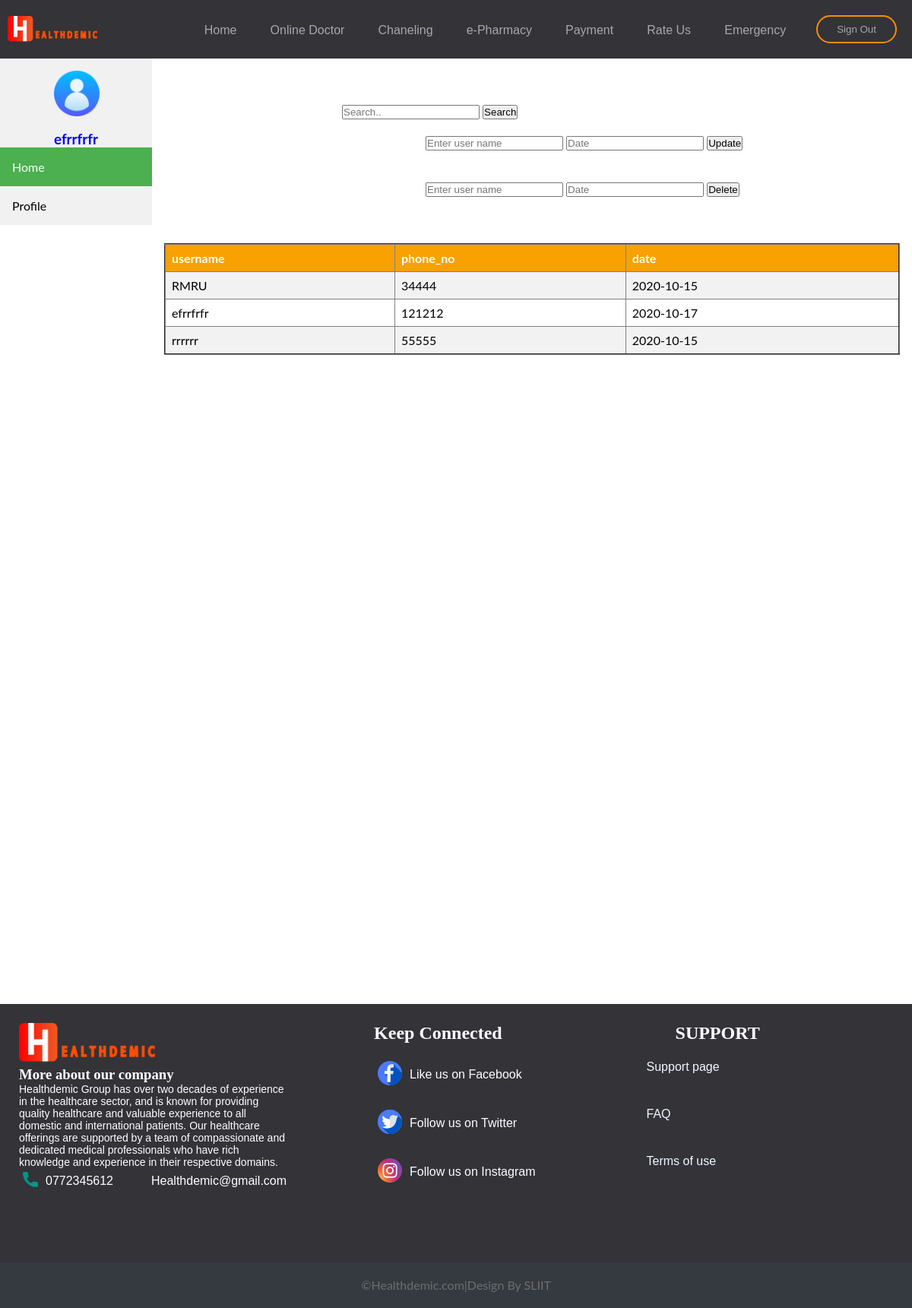
/Doctor.php (signed in), run on the app's committed database.
### tables this page shows
CREATE TABLE `appointment` (
  `doctorName` varchar(100) NOT NULL,
  `specialization` varchar(100) NOT NULL,
  `username` varchar(100) NOT NULL,
  `phone_no` int(10) NOT NULL,
  `date` date NOT NULL
);

### html/Doctor.php (the view, shortened to what this page needs)
<?php
include("config.php");
?>
<!DOCTYPE html>
<html lang="en">
<head>
<link rel="stylesheet" href="../css/Sidedashboard.css">
<link rel="stylesheet" href="../css/logged in.css">
<link rel="stylesheet" href="../css/tablestyles.css">
</head>
<body>
    <header>
        <img class="navBar_logo" src="../images/logo.png" alt="logo" style="width: 10%;">
        <nav >
            <ul class="nav_option" >
                <li style="font-family: 'Montserrat',sans-serif;"><a href="Home.php">Home</a></li>
                <li style="font-family: 'Montserrat',sans-serif;"><a href="#">Online Doctor</a></li>
                <li style="font-family: 'Montserrat',sans-serif;"><a href="Channeling.php">Chaneling</a></li>
                <li style="font-family: 'Montserrat',sans-serif;"><a href="e-Pharmacy.php">e-Pharmacy</a></li>
                <li style="font-family: 'Montserrat',sans-serif;"><a href="Payment.php">Payment</a></li>
                <li style="font-family: 'Montserrat',sans-serif;"><a href="Rate Us.php">Rate Us</a></li>
                <li style="font-family: 'Montserrat',sans-serif;"><a href="Emergency.php">Emergency</a></li>
            </ul>
        </nav>
        <a href="logout.php"><button style="font-family: 'Montserrat',sans-serif;"id="nav_button2">Sign Out</button></a>
    </header>
<div class="sidebar">
<a href="#"><img src="../images/userACC.png" style="width: 60px;height: 60px;margin-left: 10px;padding-left:45px;"></a><h3 style="color:blue;text-align:center;" ><?= $_SESSION['username']?></h3>
  <a class="active" href="Doctor.php">Home</a>
  <a href="DoctorProfile.php">Profile</a>
</div>
  <?php
    if(isset($_POST['search2']))
    {
        $searchKey =$_POST['search2'];
        $sql="SELECT *FROM appointment WHERE username LIKE '%$searchKey%'";
    }else{
        $sql="SELECT *FROM appointment";
        $searchKey ="";
    }
    $result=mysqli_query($config,$sql);
  ?>
<div class="search_box">
<form class="example" action="" method="POST" style="margin:auto;max-width:300px">
  <input type="text" placeholder="Search.." name="search2">
  <button type="submit" value="<?php echo $searchKey; ?>">Search</button>
</form>
<form method="POST" style="margin-left:500px;padding:20px;" action="DoctorUpdate.php">
<input placeholder="Enter user name" name="name">
<input placeholder="Date" name="Date">
<button type="submit" value="update" name="DocUPDATE">Update</button>
</form>
<form method="POST" style="margin-left:500px;padding:20px;" action="DoctorDelete.php">
<input placeholder="Enter user name" name="name">
<input placeholder="Date" name="Date">
<button type="submit" value="update" name="DocDelete">Delete</button>
</form>
</div>
<div class="content">
<table border="2">
        <tr>
        <th>username</th>
        <th>phone_no</th>
        <th>date</th>
        </tr>
            <?php
        while($res=mysqli_fetch_array($result)){
            echo '<tr>';
            echo '<td>'.$res['username'].'</td>';
            echo '<td>'.$res['phone_no'].'</td>';
            echo '<td>'.$res['date'].'</td>';
            echo '</tr>';
              }
            ?>
        </table>
</div>
    <div class="footer">
        <div class="footer_data">
        <div class="footer-colum" style="font-family: sans-serif;">
            <img src="../images/logo.png" alt="" style="width:50%;">
            <h3 style="font-family:Candara;">More about our company</h3>
            <p style="font-size: 14px;">Healthdemic Group has over two decades of experience in the healthcare sector, and is known for providing quality healthcare and valuable experience to all domestic and international patients. Our healthcare offerings are supported by a
                team of compassionate and dedicated medical professionals who have rich knowledge and experience in their respective domains.</p>
            <div class="contact">
                <span><a href="https://www.whatsapp.com/"><img src="../images/phone-call.png" alt="" style="height: 20px; width: 20px;" ></a></span>
                <span>0772345612</span>
                <span><a href="https://www.google.com/intl/si/gmail/about/#"><img src="../images/email.png" alt="" style="margin: 10px;margin-left: 20px;" ></a></span>
                <span>Healthdemic@gmail.com</span>
            </div>
        </div>
        <div class="footer-colum" style="font-family: sans-serif;">
            <h2 style="margin-left:60px;font-family:Candara;">Keep Connected</h2>
            <br>
            <div style="margin-left:60px;">
                <span ><a href="https://www.facebook.com/"><img src="../images/facebook.png"></a></span>
                <span>Like us on Facebook</span>
            </div>
            <br>
            <div style="margin-left:60px;">
                <span><a href="https://twitter.com/"><img src="../images/twitter.png"></a></span>
                <span>Follow us on Twitter</span>
            </div>
            <br>
            <div style="margin-left:60px;">
                <span><a href="https://www.instagram.com/"><img src="../images/inster.png" style="width: 32px;height: 32px;"></a></span>
                <span>Follow us on Instagram</span>
            </div>
            <br>
        </div>
        <div class="footer-colum" style="font-family: sans-serif;">
            <h2 style="margin-left:60px;font-family:Candara;">SUPPORT</h2>
                <ul>
                    <div style="padding: 22px;"><a href="#" style="text-decoration: none;color: aliceblue;">Support page</a></div>
                    <div style="padding: 22px;"><a href="#" style="text-decoration: none; color: aliceblue;">FAQ</a></div>
                    <div style="padding: 22px;"><a href="#" style="text-decoration: none;color: aliceblue;">Terms of use</a></div>
                </ul>
        </div>
        </div>
        <div class="footer_under">
            &copy;Healthdemic.com|Design By SLIIT
        </div>
    </div>
</body>
</html>

### css/Sidedashboard.css (style rules this page uses)
body { margin: 0; font-family: "Lato", sans-serif; }
.sidebar { margin: 0; padding: 0; width: 200px; background-color: #f1f1f1; height: 100%; overflow: auto; }
.sidebar a { display: block; color: black; padding: 16px; text-decoration: none; }
.sidebar a.active { background-color: #4CAF50; color: white; }
div.content { margin-left: 200px; padding: 1px 16px; height: 1000px; }

### css/logged in.css (style rules this page uses)
* { margin: 0; padding: 0; }
.navBar_logo { text-align: left; margin-right: auto; }
header { display: flex; justify-content: flex-end; align-items: center; padding: 20px 10px; background-color: #333338; }
.nav_option { list-style: none; }
.nav_option li { display: inline-block; padding: 0px 20px; }
.nav_option li a { transition: all 0.3s ease 0s; color: darkgrey; text-decoration: none; }
#nav_button2 { margin-left: 20px; margin-right: 10px; padding: 9px 25px; background-color:#333338; border:2px solid darkorange; border-radius: 50px; cursor: pointer; transition: all 0.3s ease 0s; justify-content: right; color: darkgray; }
.footer { height: 400px; background: #333338; color: #ffffff; position: relative; }
.footer .footer_data { display: flex; height: 350px; }
.footer .footer_data .footer-colum { flex: 1; padding: 25px; }
.footer .footer_under { background: #343a40; color: #6e6e6e; height: 40px; bottom: 0px; left: 0px; padding-top: 20px; text-align: center; position: absolute; width: 100%; }
.footer-colum span { display: inline; display: table-cell; vertical-align: middle; padding: 5px; }

### css/tablestyles.css (style rules this page uses)
table { border-collapse: collapse; width: 100%; }
th, td { text-align: left; padding: 8px; }
tr:nth-child(even) { background-color: #f2f2f2 }
th { background-color: #f8a100; color: white; }
.search_box { margin-top: -200px; padding: 40px; }

### data on the page
appointment: username "RMRU", phone_no "34444", date "2020-10-15"
appointment: username "efrrfrfr", phone_no "121212", date "2020-10-17"
appointment: username "rrrrrr", phone_no "55555", date "2020-10-15"

### other printed values
$_SESSION['username'] "efrrfrfr"
